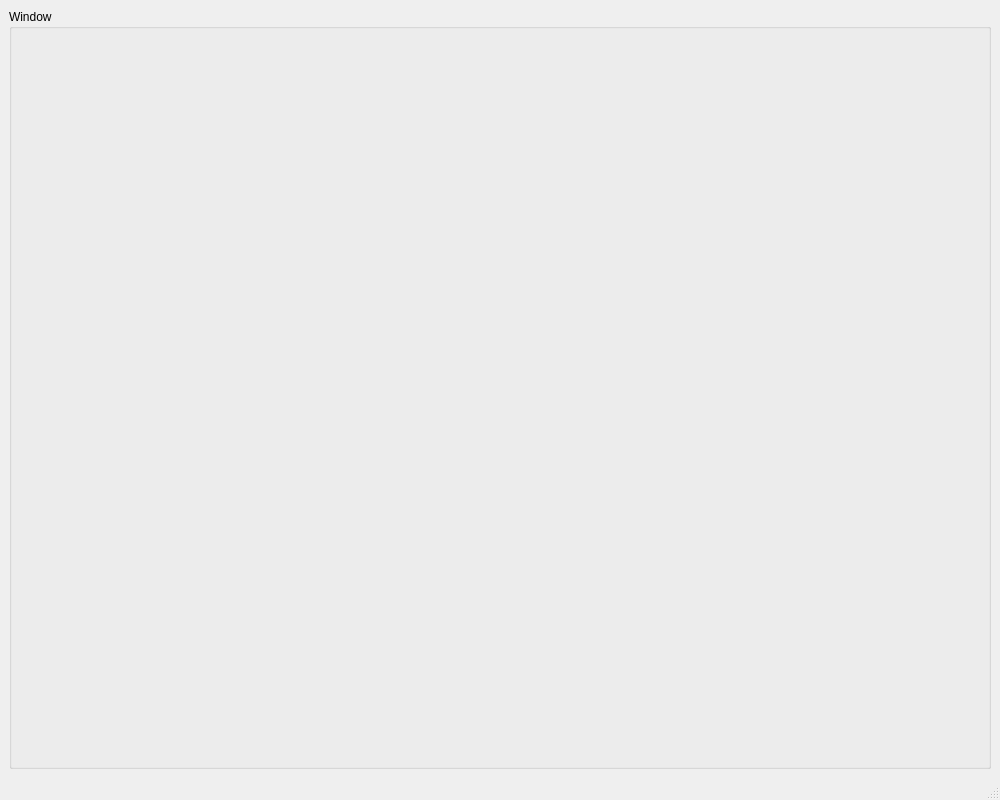
<?xml version="1.0" encoding="UTF-8"?>
<ui version="4.0">
 <class>ParamMateUI</class>
 <widget class="QMainWindow" name="ParamMateUI">
  <property name="geometry">
   <rect>
    <x>0</x>
    <y>0</y>
    <width>1000</width>
    <height>800</height>
   </rect>
  </property>
  <property name="windowTitle">
   <string>ParamMate_Tools</string>
  </property>
  <widget class="QWidget" name="centralwidget">
   <layout class="QGridLayout" name="MainLayout">
    <item row="0" column="0">
     <widget class="QGroupBox" name="groupBox">
      <property name="title">
       <string>Window</string>
      </property>
      <layout class="QGridLayout" name="SubWidgetLayout"/>
     </widget>
    </item>
   </layout>
  </widget>
  <widget class="QStatusBar" name="statusbar"/>
 </widget>
 <resources/>
 <connections/>
</ui>
